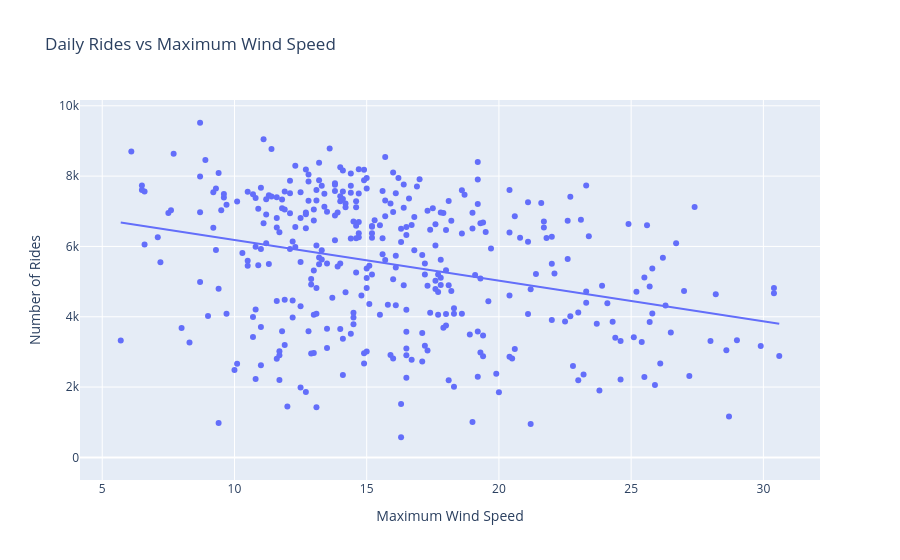

Notebook cell for this chart:
### Markdown cell above
#### Rides and Wind Speed

### Code cell
fig = px.scatter(
    bike_weather_daily,
    x="wind_speed_10m_max",
    y="number_of_rides",
    trendline="ols",
    title="Daily Rides vs Maximum Wind Speed"
)

fig.update_layout(
    xaxis_title="Maximum Wind Speed",
    yaxis_title="Number of Rides"
)

fig.show()

### Figure 1 — Plotly figure (JSON) as saved in the notebook; plotly's stock layout.template omitted (floating-point values rounded to 4 significant figures; data arrays with more than 128 entries replaced by an {"elided": "..."} marker saying what was removed)
{"data": [{"hovertemplate": "wind_speed_10m_max=%{x}<br>number_of_rides=%{y}<extra></extra>", "legendgroup": "", "marker": {"color": "#636efa", "symbol": "circle"}, "mode": "markers", "name": "", "orientation": "v", "showlegend": false, "type": "scatter", "x": {"elided": "366 float values"}, "xaxis": "x", "y": {"elided": "366 int values"}, "yaxis": "y"}, {"hovertemplate": "<b>OLS trendline</b><br>number_of_rides = -115.646 * wind_speed_10m_max + 7336.94<br>R<sup>2</sup>=0.095553<br><br>wind_speed_10m_max=%{x}<br>number_of_rides=%{y} <b>(trend)</b><extra></extra>", "legendgroup": "", "marker": {"color": "#636efa", "symbol": "circle"}, "mode": "lines", "name": "", "showlegend": false, "type": "scatter", "x": {"elided": "365 float values"}, "xaxis": "x", "y": {"elided": "365 float values"}, "yaxis": "y"}], "layout": {"legend": {"tracegroupgap": 0}, "title": {"text": "Daily Rides vs Maximum Wind Speed"}, "xaxis": {"anchor": "y", "domain": [0, 1], "title": {"text": "Maximum Wind Speed"}}, "yaxis": {"anchor": "x", "domain": [0, 1], "title": {"text": "Number of Rides"}}}}
